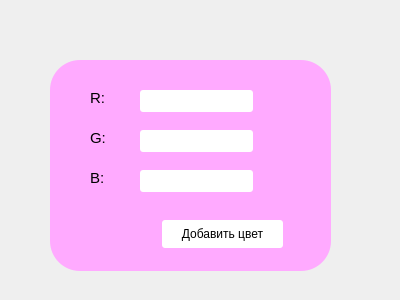
<?xml version="1.0" encoding="UTF-8"?>
<ui version="4.0">
 <class>Form</class>
 <widget class="QWidget" name="Form">
  <property name="geometry">
   <rect>
    <x>0</x>
    <y>0</y>
    <width>400</width>
    <height>300</height>
   </rect>
  </property>
  <property name="windowTitle">
   <string>Form</string>
  </property>
  <widget class="QWidget" name="widget" native="true">
   <property name="geometry">
    <rect>
     <x>50</x>
     <y>60</y>
     <width>281</width>
     <height>211</height>
    </rect>
   </property>
   <property name="styleSheet">
    <string notr="true">background-color: rgb(255, 170, 255);
border-radius:30px;</string>
   </property>
   <widget class="QLabel" name="label">
    <property name="geometry">
     <rect>
      <x>40</x>
      <y>30</y>
      <width>55</width>
      <height>16</height>
     </rect>
    </property>
    <property name="font">
     <font>
      <pointsize>11</pointsize>
     </font>
    </property>
    <property name="text">
     <string>R:</string>
    </property>
   </widget>
   <widget class="QLabel" name="label_2">
    <property name="geometry">
     <rect>
      <x>40</x>
      <y>70</y>
      <width>55</width>
      <height>16</height>
     </rect>
    </property>
    <property name="font">
     <font>
      <pointsize>11</pointsize>
     </font>
    </property>
    <property name="text">
     <string>G:</string>
    </property>
   </widget>
   <widget class="QLabel" name="label_3">
    <property name="geometry">
     <rect>
      <x>40</x>
      <y>110</y>
      <width>55</width>
      <height>16</height>
     </rect>
    </property>
    <property name="font">
     <font>
      <pointsize>11</pointsize>
     </font>
    </property>
    <property name="text">
     <string>B:</string>
    </property>
   </widget>
   <widget class="QPushButton" name="pushButton">
    <property name="geometry">
     <rect>
      <x>112</x>
      <y>160</y>
      <width>121</width>
      <height>28</height>
     </rect>
    </property>
    <property name="styleSheet">
     <string notr="true">QPushButton{
    background-color: rgb(255, 255, 255);
    border-radius:3px;
}
QPushButton:pressed{
    color:rgba(65,105,225,225);
    border-radius:3px;
}</string>
    </property>
    <property name="text">
     <string>Добавить цвет</string>
    </property>
   </widget>
   <widget class="QLineEdit" name="lineEdit">
    <property name="geometry">
     <rect>
      <x>90</x>
      <y>30</y>
      <width>113</width>
      <height>22</height>
     </rect>
    </property>
    <property name="styleSheet">
     <string notr="true">background-color: white;
border-radius:3px;</string>
    </property>
   </widget>
   <widget class="QLineEdit" name="lineEdit_2">
    <property name="geometry">
     <rect>
      <x>90</x>
      <y>70</y>
      <width>113</width>
      <height>22</height>
     </rect>
    </property>
    <property name="styleSheet">
     <string notr="true">background-color: white;
border-radius:3px;</string>
    </property>
   </widget>
   <widget class="QLineEdit" name="lineEdit_3">
    <property name="geometry">
     <rect>
      <x>90</x>
      <y>110</y>
      <width>113</width>
      <height>22</height>
     </rect>
    </property>
    <property name="styleSheet">
     <string notr="true">background-color: white;
border-radius:3px;</string>
    </property>
   </widget>
  </widget>
 </widget>
 <resources/>
 <connections/>
</ui>
